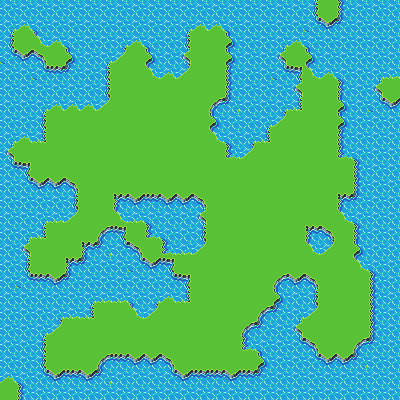

The image is a tile-based game level rendered from a .tmx file. Its description and complete source (layers, tilesets, objects, tile grids) follow:
An orthogonal 25x25 tile map with 16x16 px tiles, 1 tile layer (Tile Layer 1).

<map version="1.2" tiledversion="1.3.4" orientation="orthogonal" renderorder="right-down" width="25" height="25" tilewidth="16" tileheight="16" infinite="0" nextlayerid="4" nextobjectid="1">
 <tileset firstgid="1" name="GB-LandTileset" tilewidth="16" tileheight="16" tilecount="320" columns="16">
  <image source="GB-LandTileset.png" width="256" height="320" />
  <terraintypes>
   <terrain name="Grass" tile="1" />
   <terrain name="Water" tile="16" />
   <terrain name="TallGrass" tile="17" />
  </terraintypes>
  <tile id="1" terrain="0,0,0,0" />
  <tile id="16" terrain="1,1,1,1" />
  <tile id="17" terrain="2,2,2,2" />
  <tile id="128" terrain="1,1,1,1" />
  <tile id="129" terrain="1,1,0,0" />
  <tile id="130" terrain="1,1,1,0" />
  <tile id="131" terrain="1,1,0,1" />
  <tile id="132" terrain="0,0,0,1" />
  <tile id="133" terrain="0,0,1,0" />
  <tile id="134" terrain="0,0,0,1" />
  <tile id="135" terrain="0,0,1,1" />
  <tile id="136" terrain="0,0,1,0" />
  <tile id="144" terrain="1,1,1,1" />
  <tile id="145" terrain="0,0,1,1" />
  <tile id="146" terrain="1,0,1,1" />
  <tile id="147" terrain="0,1,1,1" />
  <tile id="148" terrain="0,1,0,0" />
  <tile id="149" terrain="1,0,0,0" />
  <tile id="150" terrain="0,1,0,1" />
  <tile id="151" terrain="1,1,1,1" />
  <tile id="152" terrain="1,0,1,0" />
  <tile id="160" terrain="0,1,1,1" />
  <tile id="161" terrain="1,0,1,1" />
  <tile id="162" terrain="1,0,1,0" />
  <tile id="163" terrain="0,1,0,1" />
  <tile id="164" terrain="1,0,0,1" />
  <tile id="165" terrain="0,1,1,0" />
  <tile id="166" terrain="0,1,0,0" />
  <tile id="167" terrain="1,1,0,0" />
  <tile id="168" terrain="1,0,0,0" />
  <tile id="176" terrain="1,1,1,1" />
  <tile id="177" terrain="1,1,2,2" />
  <tile id="178" terrain="1,1,1,2" />
  <tile id="179" terrain="1,1,2,1" />
  <tile id="180" terrain="2,2,2,1" />
  <tile id="181" terrain="2,2,1,2" />
  <tile id="182" terrain="2,2,2,1" />
  <tile id="183" terrain="2,2,1,1" />
  <tile id="184" terrain="2,2,1,2" />
  <tile id="192" terrain="1,1,2,1" />
  <tile id="193" terrain="2,2,1,1" />
  <tile id="194" terrain="1,2,1,1" />
  <tile id="195" terrain="2,1,1,1" />
  <tile id="196" terrain="2,1,2,2" />
  <tile id="197" terrain="1,2,2,2" />
  <tile id="198" terrain="2,1,2,1" />
  <tile id="199" terrain="1,1,1,1" />
  <tile id="200" terrain="1,2,1,2" />
  <tile id="208" terrain="2,1,1,1" />
  <tile id="209" terrain="1,2,1,1" />
  <tile id="210" terrain="1,2,1,2" />
  <tile id="211" terrain="2,1,2,1" />
  <tile id="212" terrain="1,2,2,1" />
  <tile id="213" terrain="2,1,1,2" />
  <tile id="214" terrain="2,1,2,2" />
  <tile id="215" terrain="1,1,2,2" />
  <tile id="216" terrain="1,2,2,2" />
  <tile id="225" terrain="2,2,2,2" />
  <tile id="226" terrain="0,0,0,2" />
  <tile id="227" terrain="0,0,2,2" />
  <tile id="228" terrain="0,0,2,0" />
  <tile id="229" terrain="2,2,2,0" />
  <tile id="230" terrain="2,2,0,0" />
  <tile id="231" terrain="2,2,0,2" />
  <tile id="234" terrain=",,,2" />
  <tile id="235" terrain=",,2,2" />
  <tile id="236" terrain=",,2," />
  <tile id="237" terrain="2,2,2," />
  <tile id="238" terrain="2,2,," />
  <tile id="239" terrain="2,2,,2" />
  <tile id="240" terrain="0,2,2,0" />
  <tile id="241" terrain="2,0,0,2" />
  <tile id="242" terrain="0,2,0,2" />
  <tile id="243" terrain="2,2,2,2" />
  <tile id="244" terrain="2,0,2,0" />
  <tile id="245" terrain="2,0,2,0" />
  <tile id="246" terrain="0,0,0,0" />
  <tile id="247" terrain="0,2,0,2" />
  <tile id="250" terrain=",2,,2" />
  <tile id="251" terrain="2,2,2,2" />
  <tile id="252" terrain="2,,2," />
  <tile id="253" terrain="2,,2," />
  <tile id="255" terrain=",2,,2" />
  <tile id="256" terrain="0,2,2,0" />
  <tile id="257" terrain="2,0,0,2" />
  <tile id="258" terrain="0,2,0,0" />
  <tile id="259" terrain="2,2,0,0" />
  <tile id="260" terrain="2,0,0,0" />
  <tile id="261" terrain="2,0,2,2" />
  <tile id="262" terrain="0,0,2,2" />
  <tile id="263" terrain="0,2,2,2" />
  <tile id="266" terrain=",2,," />
  <tile id="267" terrain="2,2,," />
  <tile id="268" terrain="2,,," />
  <tile id="269" terrain="2,,2,2" />
  <tile id="270" terrain=",,2,2" />
  <tile id="271" terrain=",2,2,2" />
 </tileset>
 <layer id="1" name="Tile Layer 1" width="25" height="25">
  <data encoding="csv">
17,17,17,17,17,17,17,17,17,17,17,17,17,17,17,17,17,17,17,153,247,151,17,17,17,
131,130,132,17,17,17,17,17,17,17,17,131,130,130,132,17,17,17,17,162,146,148,17,17,17,
153,2,149,130,132,17,17,131,130,132,17,153,2,247,164,17,17,131,130,132,17,17,17,17,17,
162,146,134,247,164,17,131,150,2,164,17,163,2,247,164,17,17,163,2,164,17,17,17,17,17,
17,17,162,136,148,17,153,2,247,149,130,150,247,247,151,17,17,162,137,149,130,132,17,131,168,
17,17,17,17,17,17,153,2,2,247,247,247,2,247,151,17,17,17,163,2,247,151,17,163,2,
17,17,131,130,130,130,150,2,2,247,247,247,2,133,161,17,17,131,169,2,247,164,17,162,146,
17,17,153,2,2,247,247,247,247,2,2,247,2,164,17,17,131,150,2,2,247,164,17,17,17,
131,130,169,2,2,2,247,247,2,247,2,2,2,149,132,131,169,247,247,247,247,151,17,17,17,
163,247,247,2,2,247,2,247,247,247,247,247,247,247,167,150,247,247,247,2,2,167,132,17,17,
147,137,2,2,2,2,2,2,2,2,247,247,247,247,247,2,2,247,247,247,2,2,151,17,17,
17,147,146,146,134,247,247,2,247,247,2,2,2,2,247,2,2,247,2,247,2,2,151,17,17,
17,17,17,17,153,2,247,135,146,136,146,146,134,2,2,2,247,247,2,247,2,135,148,17,17,
17,17,131,168,150,247,247,149,168,132,17,17,163,247,247,2,2,247,2,2,2,149,132,17,17,
17,131,169,2,2,2,133,137,2,167,132,17,153,2,247,2,247,2,2,135,134,247,151,17,17,
17,163,247,2,247,135,161,147,134,2,167,168,150,2,2,2,2,2,247,149,150,2,164,17,17,
17,153,2,247,135,148,17,17,162,146,137,2,247,247,2,2,2,2,2,247,247,2,149,132,17,
17,162,136,146,148,17,17,17,17,17,147,137,247,247,2,247,247,133,146,134,247,2,2,151,17,
17,17,17,17,17,131,168,168,132,131,130,169,247,2,2,247,2,164,17,153,247,2,2,151,17,
17,17,17,131,168,169,247,247,149,150,2,2,247,247,2,2,133,148,131,150,247,247,2,151,17,
17,17,131,150,247,247,247,2,247,247,247,2,247,247,247,133,148,17,163,2,2,247,247,151,17,
17,17,153,247,247,2,247,247,2,247,247,2,2,2,247,167,132,17,147,134,2,2,133,148,17,
17,17,153,2,247,2,133,136,146,146,134,2,2,247,247,247,164,17,17,147,146,146,161,17,17,
130,132,147,146,136,146,161,17,17,17,147,146,136,136,146,136,148,17,17,17,17,17,17,17,17,
247,151,17,17,17,17,17,17,17,17,17,17,17,17,17,17,17,17,17,17,17,17,17,17,17
</data>
 </layer>
</map>
